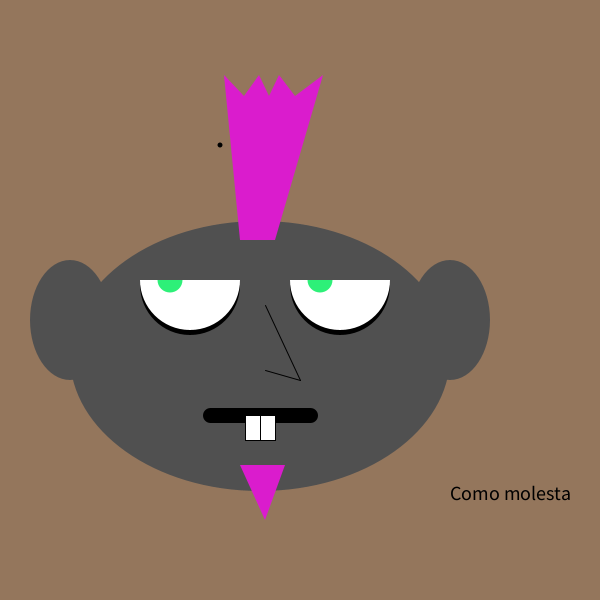
Frame 1 (no input)
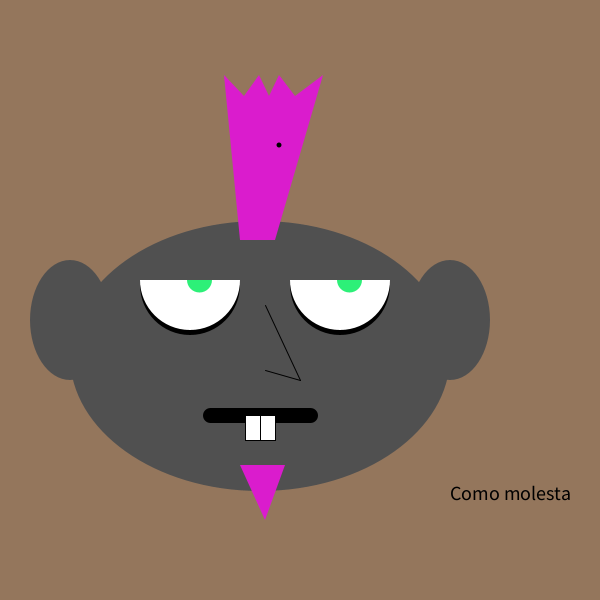
Frame 60 (the mouse pressed at the canvas centre just before this capture)
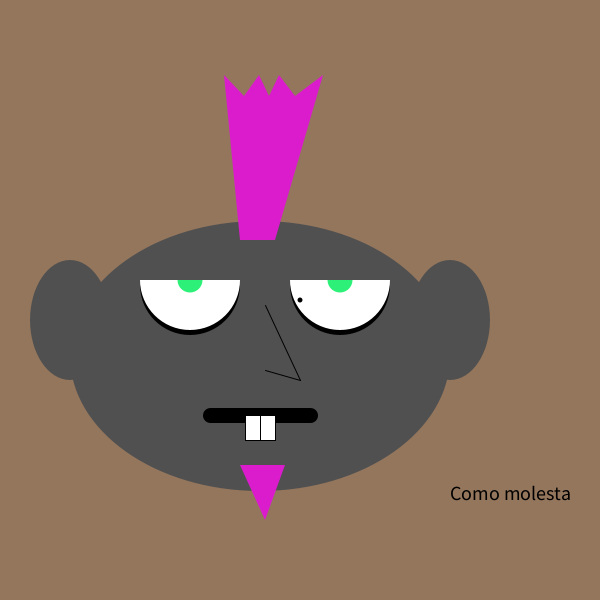
Frame 120 (the mouse held since frame 60 and released just before this capture)

The Processing sketch that drew these frames (run headless with seeded random() and noise(); from frame 60 on, the mouse is pressed at the canvas centre):

// Processing sketch: processing_119260
// ── processing_119260.pde

//variables de posicion y velocidad
float xPos = 170;
float xSpeed = 0.5;
float xPos2 = 320;
float xSpeed2 = 0.5;
float xPos3 = 220;
float xSpeed3 = 1;
float yPos = 145;
float ySpeed = 1;

void setup(){
size (600,600);
}

void draw(){
background(148,118,92);
strokeWeight(1);
  
//raton marcando puntos  
//println(mouseX+","+mouseY);

//cabeza
noStroke();
fill(80,80,80);
ellipse(260,356,380,270);

//orejas
ellipse(70,320,80,120);
ellipse(450,320,80,120);

//cabello
fill(218,28,205);
beginShape();
noStroke();
vertex(240,240);
vertex(275,240);
vertex(323,75);
vertex(295,96);
vertex(279,75);
vertex(269,96);
vertex(259,75);
vertex(244,96);
vertex(224,75);
endShape(CLOSE);

//ojos
smooth();
fill(0,0,0);
arc(190,285,100,100,0,PI);
 
smooth();
fill(0,0,0);
arc(340,285,100,100,0,PI);
 
smooth();
fill(255,255,255);
arc(190,280,100,100,0,PI);
 
smooth();
fill(255,255,255);
arc(340,280,100,100,0,PI);
 
smooth();
fill(45,240,120);
arc(xPos2,280,25,25,0,PI);
xPos2 = xPos2 + xSpeed2;
  if(xPos2 >= 360) {
    xSpeed2 = -xSpeed2 ;
  } else if (xPos2 <= 320) {
    xSpeed2 = + 0.5;
  }

smooth();
fill(45,240,120);
arc(xPos,280,25,25,0,PI);
xPos = xPos + xSpeed;
  if(xPos >= 210) {
    xSpeed = -xSpeed ;
  } else if (xPos <= 170) {
    xSpeed = + 0.5;
  }
  
//boca
stroke(0);
strokeWeight(15);
line(210,415,310,415);
fill(255,255,255);
beginShape();
strokeWeight(1);
vertex(245,415);
vertex(245,440);
vertex(260,440);
vertex(260,415);
endShape(CLOSE);
beginShape();
vertex(260,415);
vertex(260,440);
vertex(275,440);
vertex(275,415);
endShape(CLOSE);

line(265,305,300,380);
line(300,380,265,370);

//perilla
noStroke();
fill(218,28,205);
triangle(240,465,265,520,285,465);

//mosca
fill(00,00,00);
ellipse(xPos3,yPos,5,5);
xPos3 = xPos3 + xSpeed3;
  if(xPos3 >= 300) {
    xSpeed3 = -xSpeed3 ;
  } else if (xPos3 <= 220) {
    xSpeed3 = + 1;
  }
  if (mousePressed){
      xPos = 190;
      xSpeed = 0;
      xPos2 = 340;
      xSpeed2 = 0;
      xPos3 = mouseX;
      xSpeed3 = 0;
      yPos = mouseY;
  }
  textSize(20);
  if (yPos >= 54 && yPos <= 539 && xPos3 >= 22 && xPos3 <= 499) {
    text("Como molesta",450,500);
    } else {
      text("Gracias!",450,500);
    }

}
